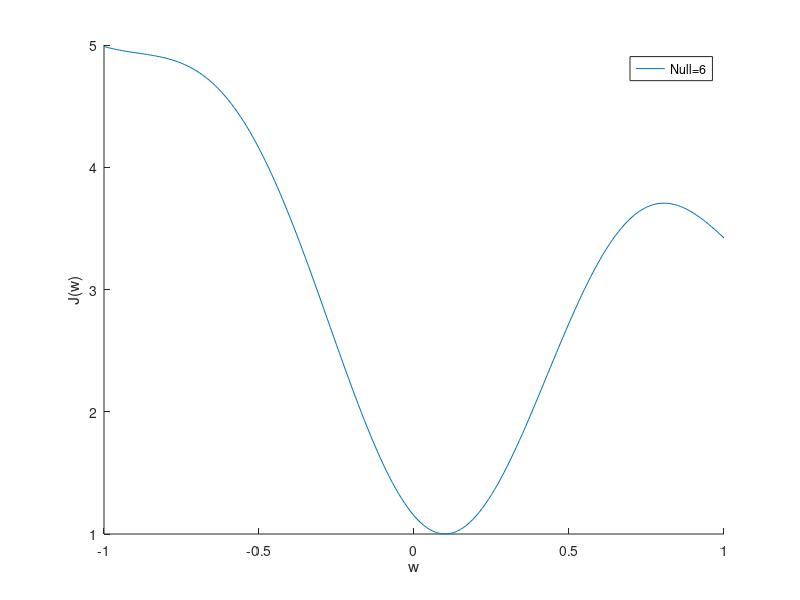

MATLAB code for this plot:
% Deterministic Channel 
h=[1/sqrt(2),1i/sqrt(2),1/sqrt(2),1i/sqrt(2),1/sqrt(2),1i/sqrt(2),1/sqrt(2),1i/sqrt(2)];
% This channel has 6 zeros on FFT grid located at position 3,5,7,11,13,15
w0=0.1;

N=16;
K=15;
Tzp = zeros(N,K);
Tzp(1:K,1:K) = eye(K);
Rss=eye(K);

c1=1/(2*N);
c2=1/(2*N);

IFFT=zeros(N);
for a=1:N
    for b=1:N
        IFFT(a,b)=exp(1i*2*pi*(a-1)*(b-1)/N);
    end 
end
IFFT=IFFT*1/sqrt(N);
FFT=conj(IFFT);

Vc1=zeros(N);
Vc2=zeros(N);
for c=1:N
    Vc1(c,c)=exp(-1i*2*pi*c1*(c-1)^2);
    Vc2(c,c)=exp(-1i*2*pi*c2*(c-1)^2);
end

Df=zeros(N); 
for n=1:N
    Df(n,n)=exp(-1i*2*pi*w0*(n-1)/N);
end

D=diag(fft(h,16));
A = FFT*Vc1'*IFFT*Vc2';

% OCDM Cost Function
[U,V,W]=svd(IFFT*D*A*Tzp);

Ryy=Df*IFFT*D*A*Tzp*Rss*Tzp'*A'*D'*FFT*Df'+eye(N);
J=zeros(201,1);
Index=0;
for w=-1:0.01:1
    Dff=zeros(N); 
    for n=1:N
        Dff(n,n)=exp(-1i*2*pi*w*(n-1)/N);
    end
    Index=Index+1;
    for k=1:N-K
        U1=U';
        LNS=U1(N-k,:);
        J(Index)=J(Index)+LNS*inv(Dff)*Ryy*Dff*LNS';
    end
end

hold on

plot(-1:0.01:1,J)
xlabel('w')
ylabel('J(w)')
legend('Null=6','Null=1')

% OFDM Cost Function 

J2=zeros(201,1);
Index=0;
for w=-1:0.01:1
    Dff=zeros(N); 
    for n=1:N
        Dff(n,n)=exp(-1i*2*pi*w*(n-1)/N);
    end
    Index=Index+1;
    for k=K:N-1
        f=zeros(N,1);
        for a=1:N
            f(a)=exp(1i*(a-1)*2*pi*k/N);
        end
        J2(Index)=J2(Index)+f'*inv(Dff)*Ryy*Dff*f;
    end
end





